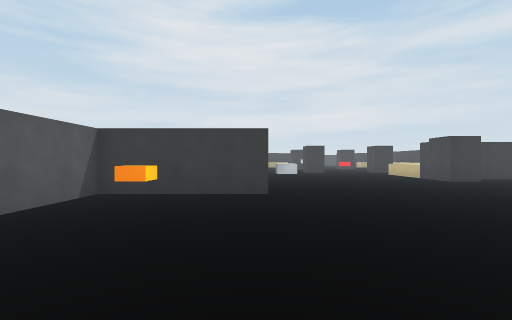
[1] (above)

22 first-person views from a walk through a 3-D level made in the Unity game engine. The camera is 1.4 m above the floor, looks level and sees 90° across. Doors are open. The floor is counted in squares, 2 m on a side. Each view is taken from the middle of a square. On the plan, view 1 faces up. The plan holds only what a view shows up to about 9 squares ahead; the rest is blank. The place goes on beyond the plan. The player character is not drawn.

[2]
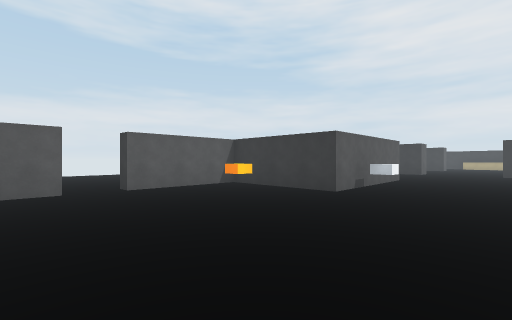

[3]
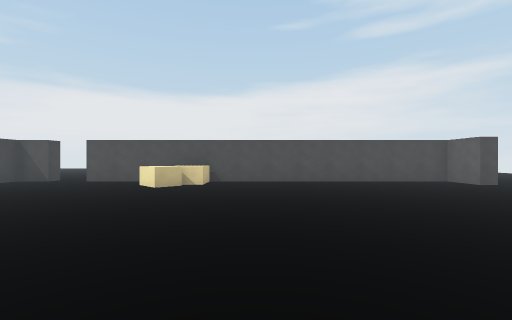

[4]
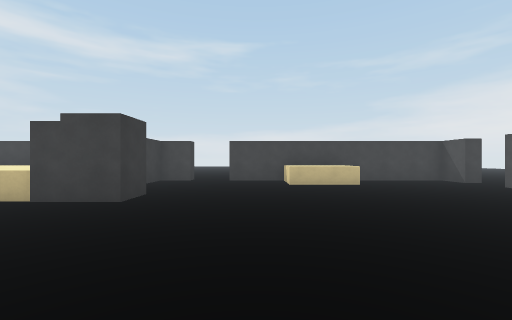

[5]
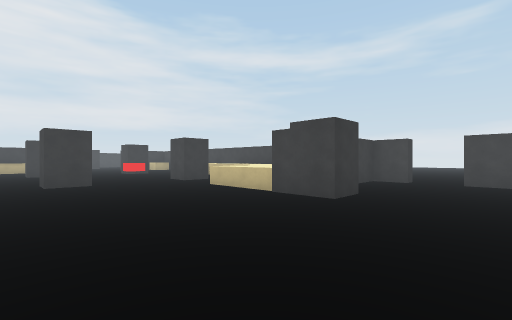

[6]
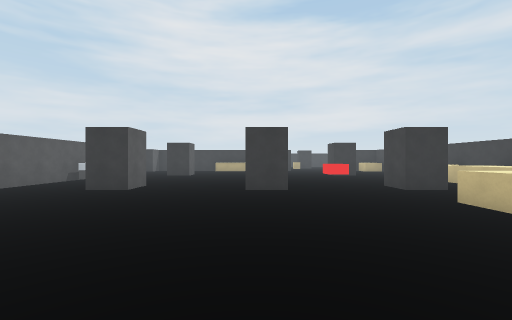

[7]
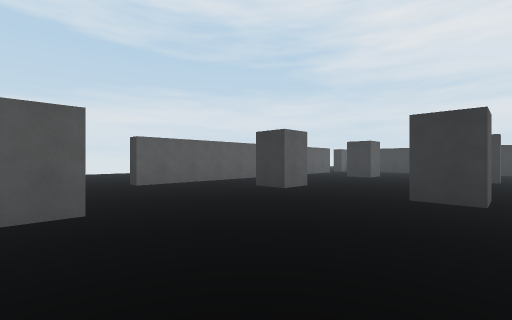

[8]
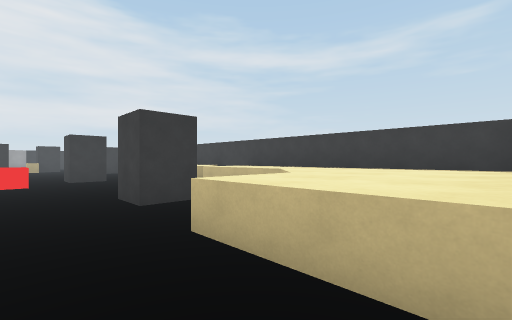

[9]
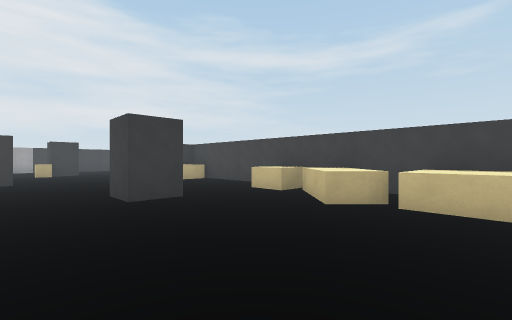

[10]
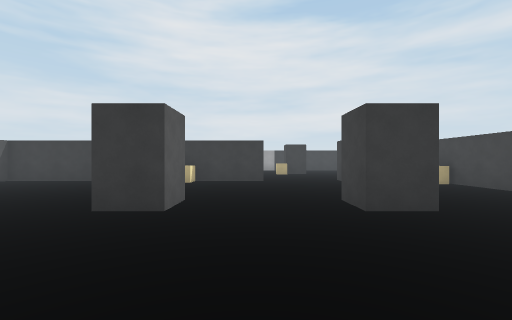

[11]
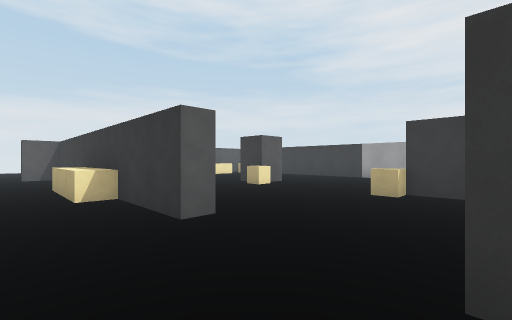

[12]
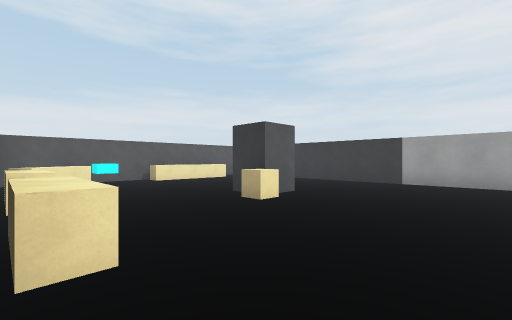

[13]
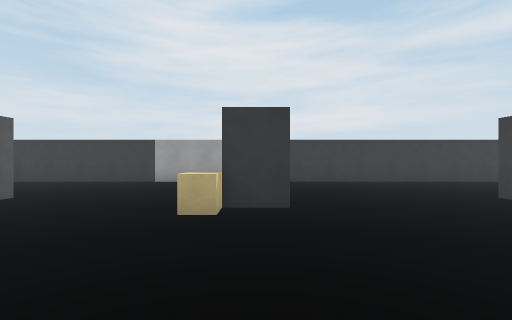

[14]
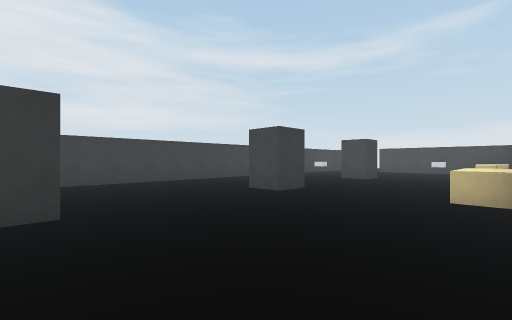

[15]
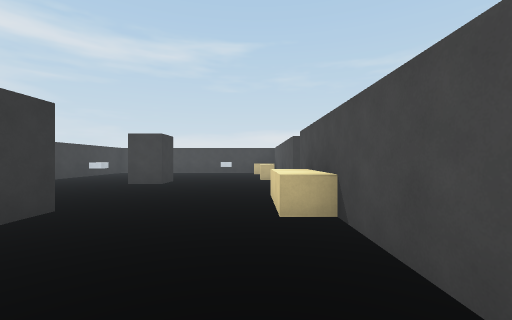

[16]
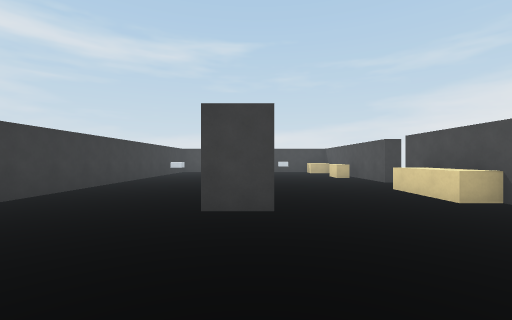

[17]
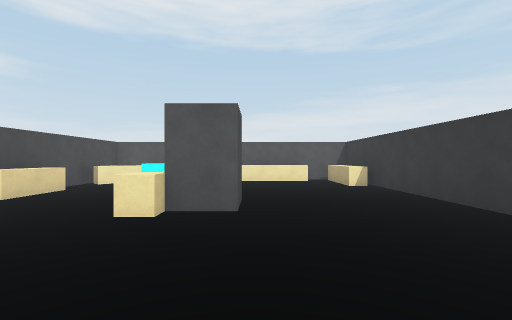

[18]
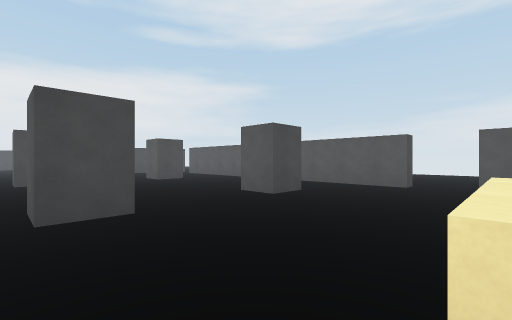

[19]
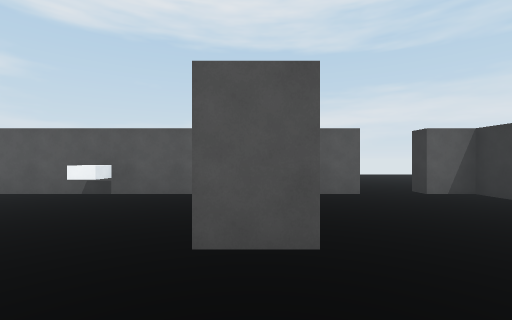

[20]
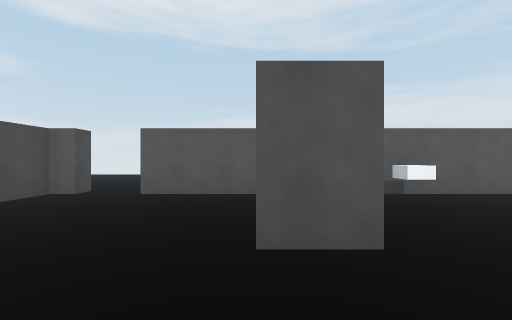

[21]
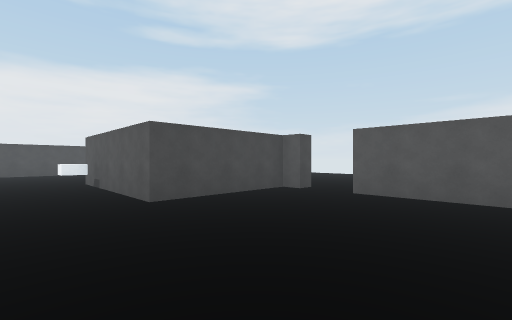

[22]
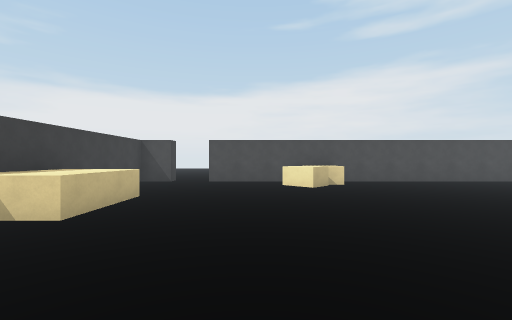

### Floor plan
Points are (right, up) in squares from view 1. A wall is a line through its corners. A room is listed if a view was taken in it or the views show most of it. See-through windows are left out.
Room 1 (views 1, 2, 3, 4, 5, 6, 7, 8, 9, 10, 11, 18, 19, 20, 21, 22)
walls: (6.3, 9.4) (6.3, 12.2); (10.8, 10) (10.8, 24.1); (-3.2, 9.8) (0.3, 9.8) (0.3, 5.3) (-3.2, 5.3) (-3.2, 2.1); (10.8, 8.2) (10.8, 9.2) (9.6, 9.2); (-3.2, 22.1) (-3.2, 11.6) (-3.8, 11.6); (5.3, 24.5) (-3.2, 24.5) (-3.2, 23.5) (-3.8, 23.5); (-3.2, 0.9) (-3.2, -0.4) (8.6, -0.4); (9.8, -0.4) (10.8, -0.4) (10.8, 7)
low walls: (9, 13.4) (9, 15.5); (3, 24.5) (3, 23.9) (0.6, 23.9)
ways out: opening at (6.5, 25) to room 2; opening at (-3.5, 10); open door at (-3.5, 1.5); open door at (-3.5, 11); open door at (-3.5, 23); open door at (9, -0.5); open door at (11, 7.5)
objects: other object (-4, 10); other object (-3, 17); block (-2, 4); other object (-1, 14) to (0, 15); other object (-1, 20) to (0, 20); other object (1, 7); other object (3, 14) to (3, 15); other object (3, 20); box (5, 0); box (5, 1) to (6, 1); red block (5, 14); other object (7, 9); other object (7, 14) to (7, 15); other object (7, 20); box (8, 12) to (10, 13); box (9, 16) to (10, 18); box (10, 3) to (10, 5); box (10, 19); box (10, 24)
Room 2 (views 12, 13, 14, 15, 16, 17)
walls: (6, 33.2) (-3, 33.2); (5.3, 25) (5.3, 24.5); (7.9, 24.5) (7.9, 25); (10, 25) (14.9, 25); (15.9, 25) (17.3, 25); (-3.2, 28.7) (-3.2, 25) (0.6, 25); (17, 33.2) (8, 33.2)
low walls: (-2.5, 29.2) (-2.5, 28.7) (-3.2, 28.7); (-2.5, 31.8) (-2.5, 29.5)
ways out: opening at (6.5, 25) to room 1; open door at (15.5, 25)
objects: box (-2, 26); cyan block (-2, 27); box (-2, 33); box (1, 25); other object (2, 28); block (2, 29); box (3, 25); block (6, 28) to (6, 29); other object (7, 29); other object (12, 29); box (13, 25); other object (17, 29)

Where each view was taken, in squares from view 1:
view 1: 0 up, 0 right, facing up
view 2: 0 up, 3 right, facing up-left
view 3: 8 up, 3 right, facing down
view 4: 6 up, 2 right, facing right
view 5: 6 up, 2 right, facing up-right
view 6: 8 up, 3 right, facing up
view 7: 9 up, 4 right, facing up-left
view 8: 10 up, 5 right, facing up-right
view 9: 15 up, 5 right, facing up-right
view 10: 16 up, 5 right, facing up
view 11: 23 up, 8 right, facing up-left
view 12: 25 up, 6 right, facing up-left
view 13: 25 up, 7 right, facing up
view 14: 25 up, 7 right, facing up-right
view 15: 26 up, 9 right, facing right
view 16: 29 up, 8 right, facing right
view 17: 30 up, 6 right, facing left
view 18: 24 up, 4 right, facing down-left
view 19: 20 up, 2 right, facing left
view 20: 14 up, 2 right, facing left
view 21: 14 up, 2 right, facing down-left
view 22: 8 up, 7 right, facing down
